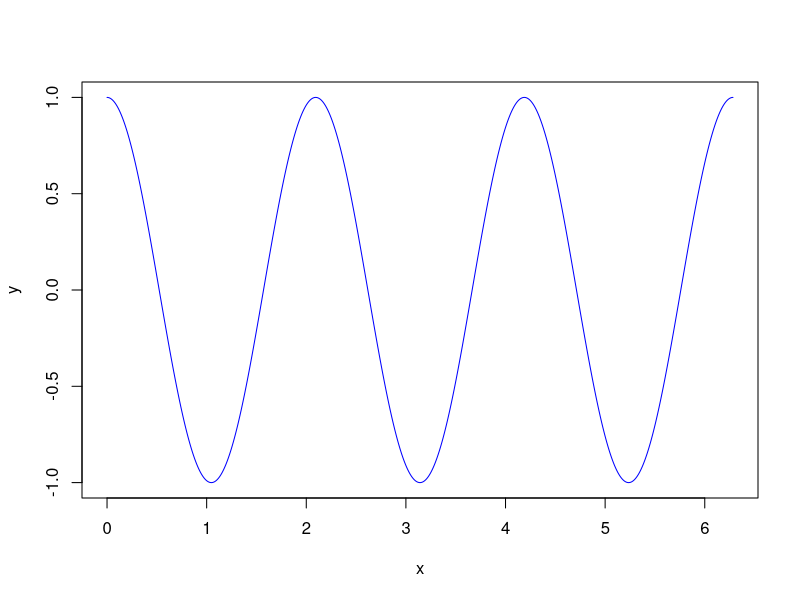

Write the R code that produced this figure. (Note: this script raises an error after producing the figure.)
## ---- chunk 1
x <- 1:3
y <- 4:6
outer(x, y)
## ---- chunk 2
x <- seq(from=0, to=2*pi, length=1000)
y <- cos(3*x)
plot(x, y, type='l', col='blue')
## ---- chunk 3
kable(head(iris[,1:3]), format='html')
## ---- chunk 4
system.file('doc', 'knitr-markdown.Rmd', package='knitr')
## ---- chunk 5
sessionInfo()
